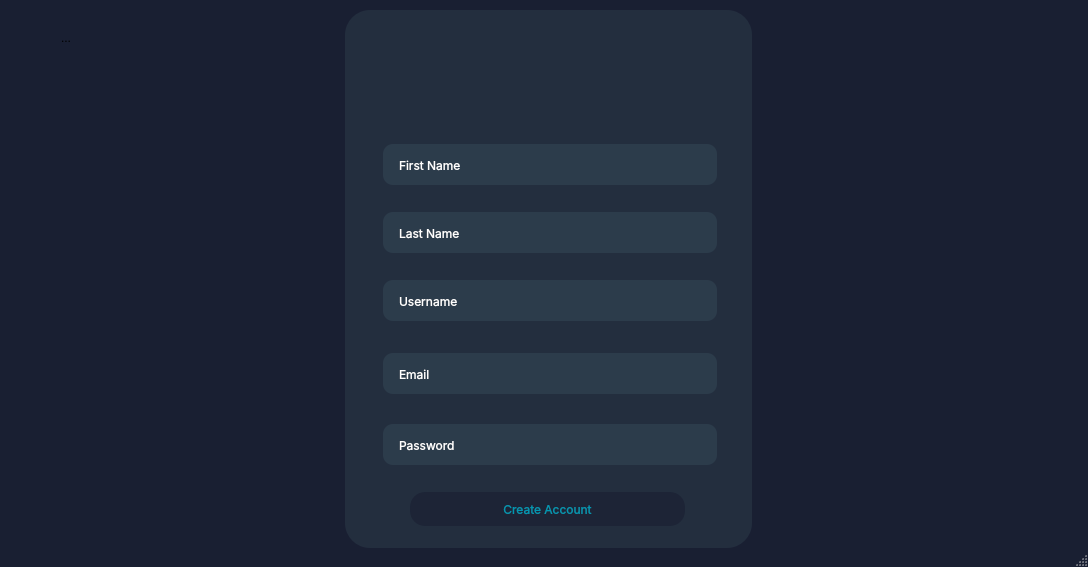
<?xml version="1.0" encoding="UTF-8"?>
<ui version="4.0">
 <class>signup</class>
 <widget class="QMainWindow" name="signup">
  <property name="geometry">
   <rect>
    <x>0</x>
    <y>0</y>
    <width>1088</width>
    <height>567</height>
   </rect>
  </property>
  <property name="minimumSize">
   <size>
    <width>1088</width>
    <height>567</height>
   </size>
  </property>
  <property name="maximumSize">
   <size>
    <width>1088</width>
    <height>567</height>
   </size>
  </property>
  <property name="windowTitle">
   <string>signup</string>
  </property>
  <property name="windowIcon">
   <iconset>
    <normaloff>wfIcon.ico</normaloff>wfIcon.ico</iconset>
  </property>
  <widget class="QWidget" name="centralwidget">
   <property name="minimumSize">
    <size>
     <width>1088</width>
     <height>567</height>
    </size>
   </property>
   <property name="maximumSize">
    <size>
     <width>1088</width>
     <height>567</height>
    </size>
   </property>
   <property name="styleSheet">
    <string notr="true">background-color: #191F32;</string>
   </property>
   <widget class="QLabel" name="label">
    <property name="geometry">
     <rect>
      <x>584</x>
      <y>108</y>
      <width>339</width>
      <height>325</height>
     </rect>
    </property>
    <property name="styleSheet">
     <string notr="true"/>
    </property>
    <property name="text">
     <string/>
    </property>
    <property name="pixmap">
     <pixmap>wardenfort 1.png</pixmap>
    </property>
   </widget>
   <widget class="QFrame" name="frame">
    <property name="geometry">
     <rect>
      <x>345</x>
      <y>10</y>
      <width>407</width>
      <height>538</height>
     </rect>
    </property>
    <property name="styleSheet">
     <string notr="true">QFrame {
    border-radius: 25px; 
    background-color: rgba(44, 60, 75, 0.5); 
}</string>
    </property>
    <property name="frameShape">
     <enum>QFrame::StyledPanel</enum>
    </property>
    <property name="frameShadow">
     <enum>QFrame::Raised</enum>
    </property>
   </widget>
   <widget class="QLabel" name="label_2">
    <property name="geometry">
     <rect>
      <x>488</x>
      <y>21</y>
      <width>103</width>
      <height>77</height>
     </rect>
    </property>
    <property name="styleSheet">
     <string notr="true">background-color: rgba(44, 60, 75, 0); </string>
    </property>
    <property name="text">
     <string/>
    </property>
    <property name="pixmap">
     <pixmap>../../../../Downloads/7-removebg-preview 1.png</pixmap>
    </property>
   </widget>
   <widget class="QLabel" name="label_3">
    <property name="geometry">
     <rect>
      <x>418</x>
      <y>-1</y>
      <width>241</width>
      <height>228</height>
     </rect>
    </property>
    <property name="styleSheet">
     <string notr="true">background-color: rgba(44, 60, 75, 0); </string>
    </property>
    <property name="text">
     <string/>
    </property>
    <property name="pixmap">
     <pixmap>wardenfort (1) 2.png</pixmap>
    </property>
   </widget>
   <widget class="QLineEdit" name="lineEdit">
    <property name="geometry">
     <rect>
      <x>383</x>
      <y>144</y>
      <width>334</width>
      <height>41</height>
     </rect>
    </property>
    <property name="font">
     <font>
      <family>Inter</family>
      <pointsize>9</pointsize>
     </font>
    </property>
    <property name="styleSheet">
     <string notr="true">QLineEdit
 {
    border-radius: 10px; 
    background-color: rgba(44, 60, 75, 1); 
	padding: 14px;
	color: #FFFFFF;
}</string>
    </property>
    <property name="text">
     <string>First Name</string>
    </property>
   </widget>
   <widget class="QLineEdit" name="lineEdit_2">
    <property name="geometry">
     <rect>
      <x>383</x>
      <y>212</y>
      <width>334</width>
      <height>41</height>
     </rect>
    </property>
    <property name="font">
     <font>
      <family>Inter</family>
      <pointsize>9</pointsize>
     </font>
    </property>
    <property name="styleSheet">
     <string notr="true">QLineEdit
 {
    border-radius: 10px; 
    background-color: rgba(44, 60, 75, 1); 
	padding: 14px;
	color: #FFFFFF;
}</string>
    </property>
    <property name="text">
     <string>Last Name</string>
    </property>
   </widget>
   <widget class="QLineEdit" name="lineEdit_3">
    <property name="geometry">
     <rect>
      <x>383</x>
      <y>280</y>
      <width>334</width>
      <height>41</height>
     </rect>
    </property>
    <property name="font">
     <font>
      <family>Inter</family>
      <pointsize>9</pointsize>
     </font>
    </property>
    <property name="styleSheet">
     <string notr="true">QLineEdit
 {
    border-radius: 10px; 
    background-color: rgba(44, 60, 75, 1); 
	padding: 14px;
	color: #FFFFFF;
}</string>
    </property>
    <property name="text">
     <string>Username</string>
    </property>
   </widget>
   <widget class="QLineEdit" name="lineEdit_4">
    <property name="geometry">
     <rect>
      <x>383</x>
      <y>353</y>
      <width>334</width>
      <height>41</height>
     </rect>
    </property>
    <property name="font">
     <font>
      <family>Inter</family>
      <pointsize>9</pointsize>
     </font>
    </property>
    <property name="styleSheet">
     <string notr="true">QLineEdit
 {
    border-radius: 10px; 
    background-color: rgba(44, 60, 75, 1); 
	padding: 14px;
	color: #FFFFFF;
}</string>
    </property>
    <property name="text">
     <string>Email</string>
    </property>
   </widget>
   <widget class="QLineEdit" name="lineEdit_5">
    <property name="geometry">
     <rect>
      <x>383</x>
      <y>424</y>
      <width>334</width>
      <height>41</height>
     </rect>
    </property>
    <property name="font">
     <font>
      <family>Inter</family>
      <pointsize>9</pointsize>
     </font>
    </property>
    <property name="styleSheet">
     <string notr="true">QLineEdit
 {
    border-radius: 10px; 
    background-color: rgba(44, 60, 75, 1); 
	padding: 14px;
	color: #FFFFFF;
}</string>
    </property>
    <property name="text">
     <string>Password</string>
    </property>
   </widget>
   <widget class="QLabel" name="label_4">
    <property name="geometry">
     <rect>
      <x>685</x>
      <y>434</y>
      <width>20</width>
      <height>20</height>
     </rect>
    </property>
    <property name="styleSheet">
     <string notr="true">background-color: rgba(44, 60, 75, 0); </string>
    </property>
    <property name="text">
     <string/>
    </property>
    <property name="pixmap">
     <pixmap>View_hide_lightsss.png</pixmap>
    </property>
   </widget>
   <widget class="QPushButton" name="pushButton">
    <property name="geometry">
     <rect>
      <x>410</x>
      <y>492</y>
      <width>275</width>
      <height>34</height>
     </rect>
    </property>
    <property name="font">
     <font>
      <family>Inter</family>
      <pointsize>9</pointsize>
     </font>
    </property>
    <property name="styleSheet">
     <string notr="true">QPushButton {
    border-radius: 15px; 
    background-color: rgba(22, 27, 46, 0.5);
	color: #0097B2; 

}
QPushButton:hover { background-color: #374151; } QPushButton:pressed { background-color: #2C3345;} </string>
    </property>
    <property name="text">
     <string>Create Account</string>
    </property>
   </widget>
   <widget class="QToolButton" name="toolButton">
    <property name="geometry">
     <rect>
      <x>46</x>
      <y>21</y>
      <width>40</width>
      <height>34</height>
     </rect>
    </property>
    <property name="styleSheet">
     <string notr="true">QToolButton { border: none; background: transparent; }</string>
    </property>
    <property name="text">
     <string>...</string>
    </property>
    <property name="icon">
     <iconset>
      <normaloff>Expand_down_light.png</normaloff>Expand_down_light.png</iconset>
    </property>
   </widget>
  </widget>
  <widget class="QMenuBar" name="menubar">
   <property name="geometry">
    <rect>
     <x>0</x>
     <y>0</y>
     <width>1088</width>
     <height>22</height>
    </rect>
   </property>
  </widget>
  <widget class="QStatusBar" name="statusbar"/>
 </widget>
 <resources/>
 <connections/>
</ui>
